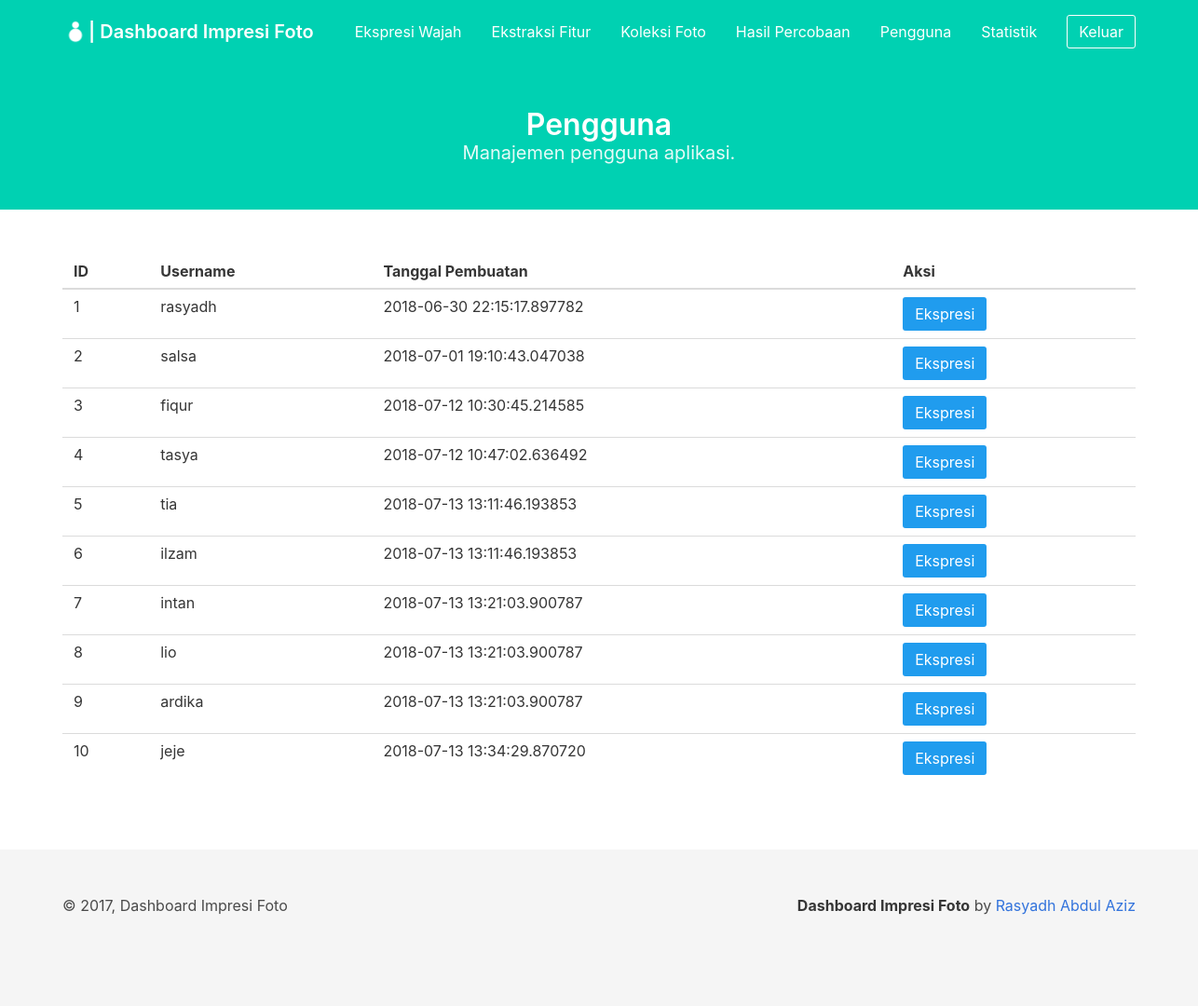
Page /dashboard/user/ (signed in) on the committed database.
### project/models/user.py (models this page shows, shortened)
class User(db.Model):
    __tablename__ = 'user'
    id_user = db.Column(db.Integer, primary_key=True)
    username = db.Column(db.String, unique=True, nullable=False)
    password = db.Column(db.String, nullable=False)
    created_at = db.Column(db.DateTime, default=datetime.datetime.now())

### project/views/dashboard/user.py (the view)
@user.route('/dashboard/user/')
def index():
    if session.get('loggedin_admin'):
        try:
            users = User.query.all()
            return render_template('dashboard/user.html',
                title='Pengguna', users=users)
        except Exception as e:
            print('error to get detection result')
            print(e)
    return redirect(url_for('auth.login_admin'))

### project/templates/dashboard/user.html (shortened to what this page needs)
{% extends '/dashboard/base_dashboard.html' %} {% block content %}
<section class="hero is-primary">
    <div class="hero-body">
        <div class="container has-text-centered">
            <h1 class="title">
                Pengguna
            </h1>
            <h2 class="subtitle">
                Manajemen pengguna aplikasi.
            </h2>
        </div>
    </div>
</section>
<section class="section">
    <div class="container" id="result_table">
        <table class="table is-hoverable is-fullwidth">
            <thead>
                <tr>
                    <th>ID</th>
                    <th>Username</th>
                    <th>Tanggal Pembuatan</th>
                    <th>Aksi</th>
                </tr>
            </thead>
            <tbody>
                {% if users %} {% for user in users %}
                <tr>
                    <td>{{ user.id_user }}</td>
                    <td>{{ user.username }}</td>
                    <td>{{ user.created_at }}</td>
                    <td>
                        <button class="button is-info" onclick="expression('{{ user.id_user }}', '{{ user.username }}')">Ekspresi</button>
                    </td>
                </tr>
                {% endfor %} {% else %}
                <tr>
                    <td colspan="4" class="has-text-centered">Belum ada hasil percobaan</td>
                </tr>
                {% endif %}
            </tbody>
        </table>
    </div>
</section>
{% endblock %}

### rows in the picture
User: id_user "1", username "rasyadh", created_at "2018-06-30 22:15:17.897782"
User: id_user "2", username "salsa", created_at "2018-07-01 19:10:43.047038"
User: id_user "3", username "fiqur", created_at "2018-07-12 10:30:45.214585"
User: id_user "4", username "tasya", created_at "2018-07-12 10:47:02.636492"
User: id_user "5", username "tia", created_at "2018-07-13 13:11:46.193853"
User: id_user "6", username "ilzam", created_at "2018-07-13 13:11:46.193853"
User: id_user "7", username "intan", created_at "2018-07-13 13:21:03.900787"
User: id_user "8", username "lio", created_at "2018-07-13 13:21:03.900787"
User: id_user "9", username "ardika", created_at "2018-07-13 13:21:03.900787"
User: id_user "10", username "jeje", created_at "2018-07-13 13:34:29.870720"
